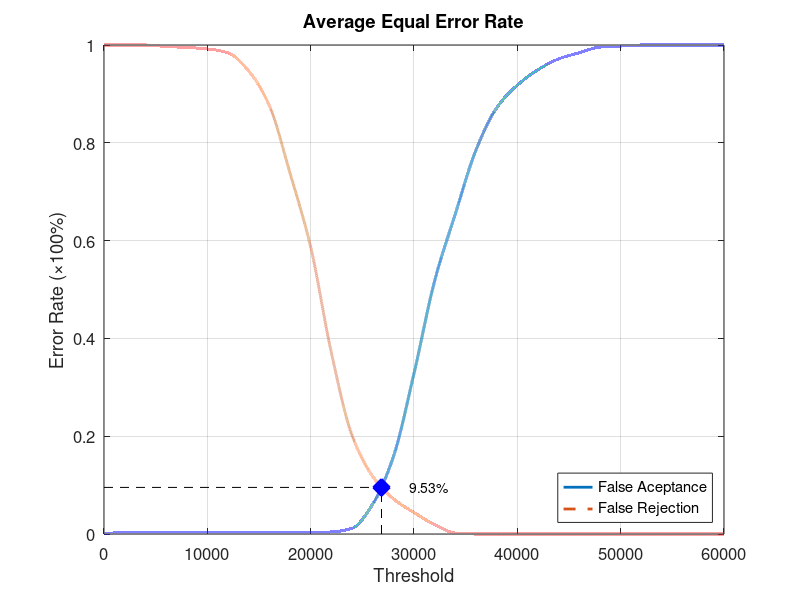
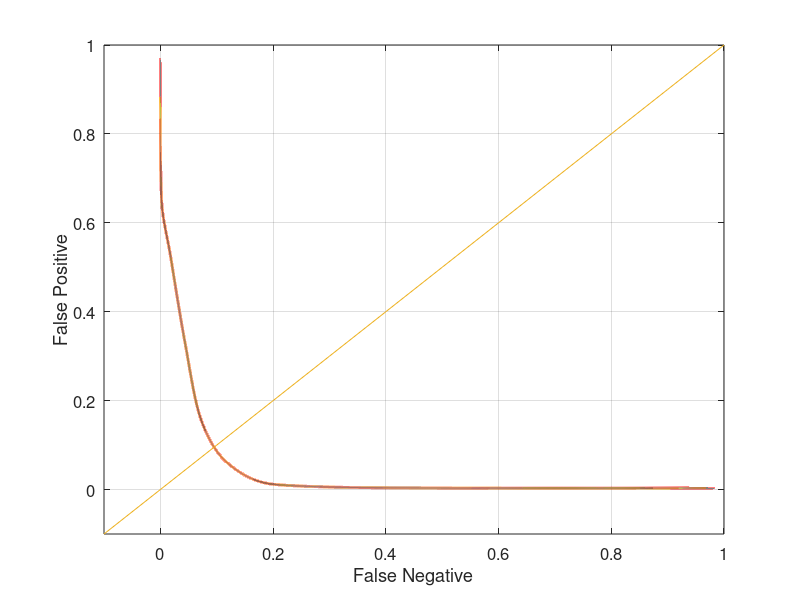

The MATLAB script that drew these images, in order:
function yEER = Database3Average
close all;
clear;
clc;
x = 0:2000:60000;
xq = 0:0.5:60000;

y0 = [0 0.00315789 0.00315789 0.00315789 0.00315789 0.00315789 0.00315789 0.00315789 0.00315789 0.00315789 0.00315789 0.00421053 0.0115789 0.0610526 0.157895 0.328421 0.517895 0.654737 0.785263 0.871579 0.917895 0.949474 0.971579 0.984211 0.99579 0.997895 1 1 1 1 1];
yy0 = interp1(x, y0, xq, 'pchip');
y1 = [1 1 1 0.997 0.995 0.992 0.984 0.947 0.876 0.738 0.587 0.371 0.202 0.118 0.072 0.044 0.019 0.002 0 0 0 0 0 0 0 0 0 0 0 0 0];
yy1 = interp1(x, y1, xq, 'pchip');

% Calculating EER: 
y2 = abs(y0 - y1);
find(y2 == min(y2))
yy2 = abs(yy0 - yy1);
xEER = find(yy2 == min(yy2));
xEERIndex = xq(xEER) % X-axis EER
yEER = yy0(xEER) % Y-axis EER

main = figure
plot(xq, yy0,'-','LineWidth', 2);	hold on
plot(xq, yy1,'--','LineWidth', 2);	hold on
plot([xEERIndex xEERIndex], [0 yEER], 'k--');	hold on
plot([0 xEERIndex], [yEER yEER], 'k--');	hold on
plot(xEERIndex, yEER, 'bx', 'LineWidth', 10);	hold on
text(xEERIndex + 10 * xEERIndex / 100, yEER, [num2str(round((10000 * yEER)) / 100) '%'])
legend('False Aceptance', 'False Rejection', 'Location', 'SouthEast')
xlabel('Threshold')
ylabel('Error Rate (\times100%)')
title('Average Equal Error Rate')
set(gca, 'FontSize', 12)
axis([0 60000 0 1])
grid on

print(main, 'Database3AverageMain', '-dpng');
FNRxFPR = figure('Color', [1 1 1]);
plot(yy1, yy0, '-', yy1, yy0, 'LineWidth', 2);
hold on
y = -0.1:0.1:1
plot(y, y); 
set(gca, 'FontSize', 12)
xlabel('False Negative')
ylabel('False Positive')
axis([-0.1 1 -0.1 1])
set(gca, 'FontSize', 12)
grid on

print(FNRxFPR, 'Database3AverageFNRxFPR','-dpng');
end
